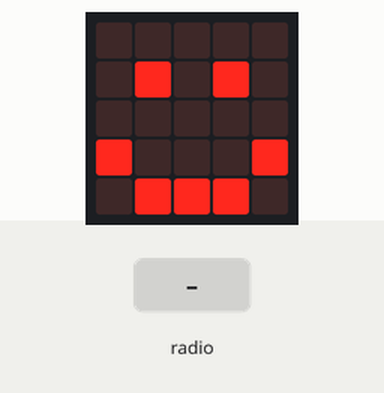
This program was run on a simulated BBC micro:bit (MakeCode). On the bench: the board's 5×5 LED display. Inputs (shaded band) come from the test bench.

Above: at 2.8 s.
2.9 s: radio message "1" arrives
At 3.5 s:
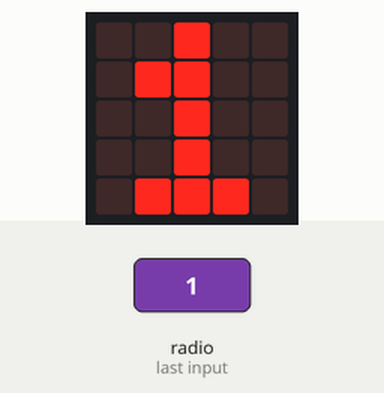
Timing chart, 0 to 5.9 s (numbered marks = the images above; inputs shaded):
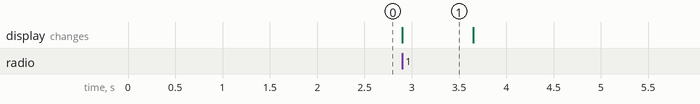

Measured:
- after the input at 2.9 s, the display: changes at once (image 1)
- what the display in image 1 shows lasts 0.8 s, from 2.9 s to 3.7 s

The program:

main.ts
```typescript
// (licence header left out)
// setup
basic.clearScreen()
radio.setGroup(1)
basic.showIcon(IconNames.Happy)
basic.pause(1000)

// receive message
radio.onReceivedString(function (receivedString) {
  basic.clearScreen()
  basic.showString(receivedString)
  basic.showIcon(IconNames.Happy)
})
```
